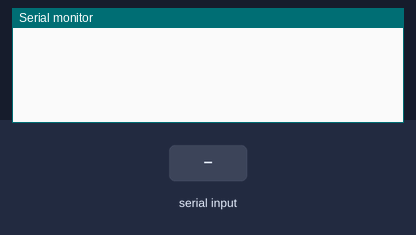
A sketch run on a simulated Arduino Uno, built with avr-gcc and run on an emulated ATmega328P. Shown: the last lines printed to the serial monitor. The inputs (shaded band) are chosen by the test bench.

Above: at 1.2 s.
1.3 s: "1" received over the second serial link
At 2.7 s:
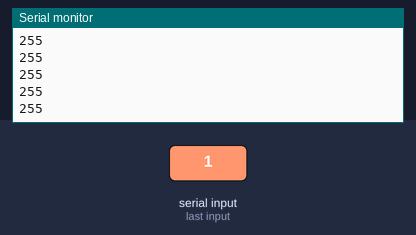
2.9 s: "0" received over the second serial link
At 3.09 s:
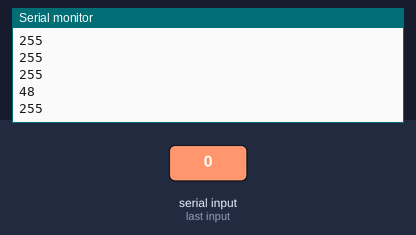
4.4 s: "2" received over the second serial link
At 4.51 s:
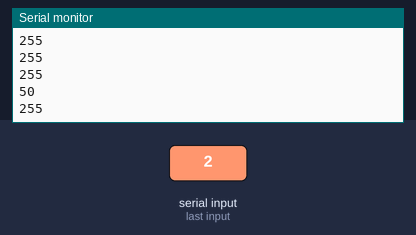
Timing chart, 0 to 7.4 s (numbered marks = the images above; inputs shaded):
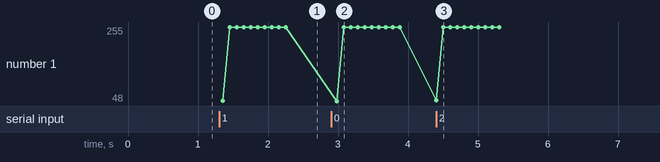

The sketch:

uartgolden2.ino
```cpp
#include <SoftwareSerial.h>

SoftwareSerial mySerial(10, 11); // RX, TX
uint8_t trame[10];
uint8_t senddata[4] = {0x66, 0x42, 0x00, 0xA8};

void setup() {
  Serial.begin(9600);
  mySerial.begin(9600);


}

void loop() {
  // Send Read Parameter command
  readParameter(0x42);
     delay(100);

  // Wait for the response
      int i=0;

  if (mySerial.available() > 0) { // Minimum expected response length
    // Read and process the response
    for(i=0;i<10;i++){
    trame[i]=mySerial.read();
     Serial.println(trame[i]);
     delay(100);
    }


    }
  }


void readParameter(byte parameter) {
byte start = 0x66;
byte length = 0x00;
  uint16_t crc = 0xa8;

int i=0;
for(i=0;i<4;i++){
mySerial.write(senddata[i]);

}
  /*mySerial.write(parameter);
  mySerial.write(length);
  mySerial.write(crc);
   mySerial.write(crc1);
   mySerial.write(crc2);
   mySerial.write(crc3);
   mySerial.write(crc4);
    mySerial.write(crc5);
     mySerial.write(crc6);
          mySerial.write(crc7);*/

}
```

Measured:
- after the input at 1.3 s, the serial monitor: prints a new line after 0.06 s (image 1)
- after the input at 2.9 s, the serial monitor: prints a new line after 0.08 s (image 2)
- after the input at 4.4 s, the serial monitor: prints a new line at once (image 3)
